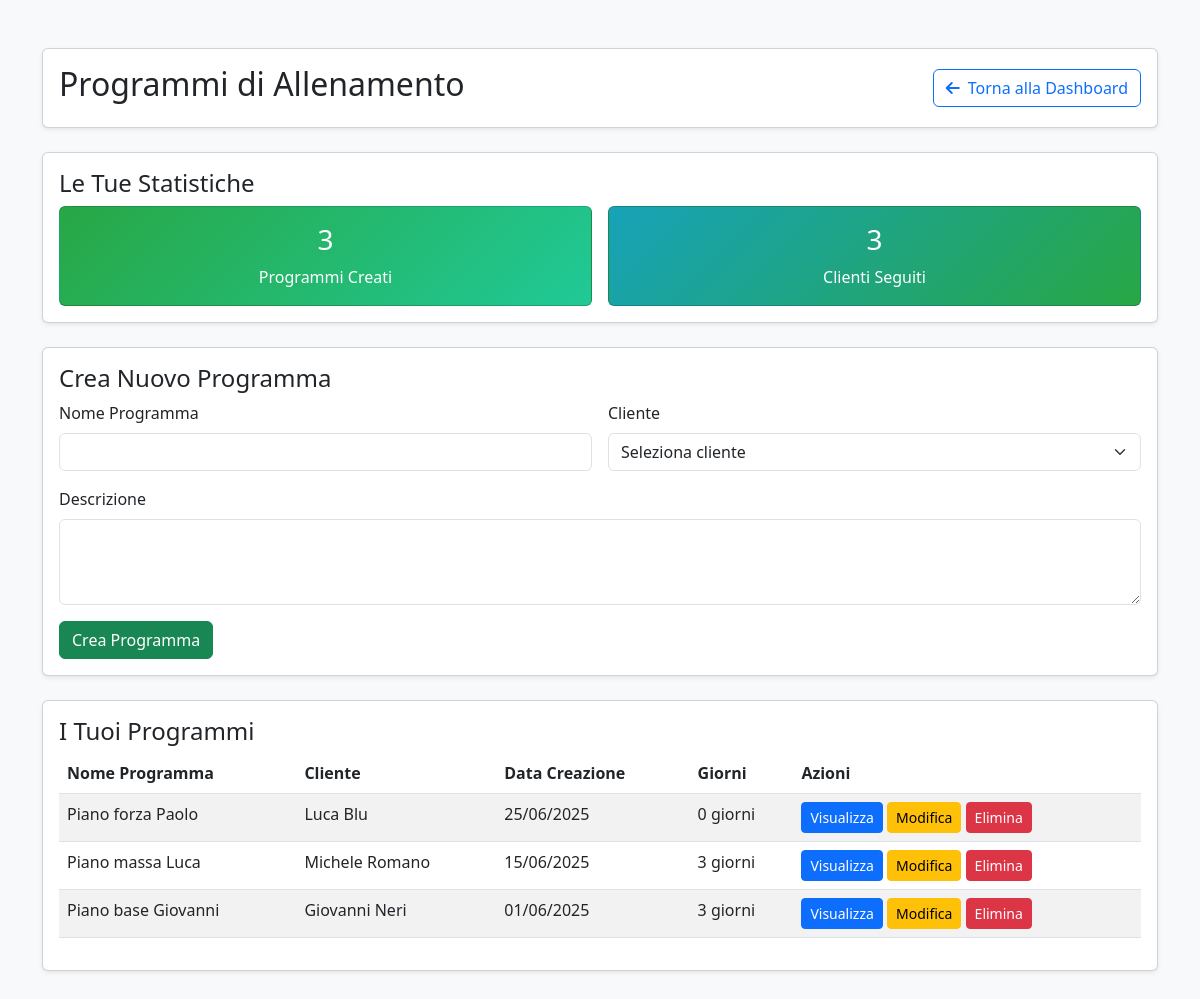
The page /training_schedule.php (signed in) on the database its author committed.
### tables this page shows
CREATE TABLE TRAINING_SCHEDULES (
    trainingScheduleID INT PRIMARY KEY AUTO_INCREMENT,
    name VARCHAR(255) NOT NULL,
    description TEXT,
    creationDate DATE DEFAULT (CURRENT_DATE),
    customerID INT NOT NULL,
    trainerID INT NOT NULL,
    FOREIGN KEY (customerID) REFERENCES USERS(userID) ON DELETE CASCADE,
    FOREIGN KEY (trainerID) REFERENCES USERS(userID) ON DELETE CASCADE
);

CREATE TABLE USERS (
    userID INT PRIMARY KEY AUTO_INCREMENT,
    email VARCHAR(255) UNIQUE NOT NULL,
    password VARCHAR(255) NOT NULL,
    userName VARCHAR(100) NOT NULL,
    firstName VARCHAR(100) NOT NULL,
    lastName VARCHAR(100) NOT NULL,
    birthDate DATE,
    gender ENUM('M', 'F', 'Other'),
    phoneNumber VARCHAR(20),
    role ENUM('customer', 'trainer', 'admin') DEFAULT 'customer'
);

### training_schedule.php (the view, shortened to what this page needs)
<?php
require_once 'config.php';
$trainerID = $_SESSION['userID'];
$stmt = $conn->prepare("
    SELECT ts.*, u.firstName, u.lastName,
           COUNT(td.trainingDayID) as day_count
    FROM TRAINING_SCHEDULES ts
    JOIN USERS u ON ts.customerID = u.userID
    LEFT JOIN TRAINING_DAYS td ON ts.trainingScheduleID = td.trainingScheduleID
    WHERE ts.trainerID = ?
    GROUP BY ts.trainingScheduleID
    ORDER BY ts.creationDate DESC
");
$stmt->bind_param('i', $trainerID);
$stmt->execute();
$schedules = $stmt->get_result()->fetch_all(MYSQLI_ASSOC);
$editSchedule = null;
function getTrainerStats($conn, $trainerID) {
    $stmt = $conn->prepare("SELECT COUNT(*) as total FROM TRAINING_SCHEDULES WHERE trainerID = ?");
    $stmt->bind_param('i', $trainerID);
    $stmt->execute();
    $totalSchedules = $stmt->get_result()->fetch_assoc()['total'];
    $stmt = $conn->prepare("SELECT COUNT(DISTINCT customerID) as count FROM TRAINING_SCHEDULES WHERE trainerID = ?");
    $stmt->bind_param('i', $trainerID);
    $stmt->execute();
    $clientsFollowed = $stmt->get_result()->fetch_assoc()['count'];
    return [
        'totalSchedules' => $totalSchedules,
        'clientsFollowed' => $clientsFollowed
    ];
}
$stats = getTrainerStats($conn, $trainerID);
?>
<!DOCTYPE html>
<html lang="it">
<head>
    <link href="https://cdnjs.cloudflare.com/ajax/libs/bootstrap/5.3.0/css/bootstrap.min.css" rel="stylesheet" />
    <link href="https://cdnjs.cloudflare.com/ajax/libs/font-awesome/6.0.0/css/all.min.css" rel="stylesheet" />
</head>
<body class="bg-light">
<div class="container py-5">
    <div class="card shadow-sm mb-4">
        <div class="card-body">
            <div class="d-flex justify-content-between align-items-center">
                <h2>Programmi di Allenamento</h2>
                <div>
                    <a href="dashboard.php" class="btn btn-outline-primary">
                        <i class="fas fa-arrow-left me-2"></i>Torna alla Dashboard
                    </a>
                </div>
            </div>
        </div>
    </div>
    <?php if (!isset($_GET['view']) && !isset($_GET['view_day'])): ?>
        <div class="card mb-4 shadow-sm">
            <div class="card-body">
                <h4>Le Tue Statistiche</h4>
                <div class="row g-3">
                    <div class="col-md-6">
                        <div class="card text-white h-100" style="background: linear-gradient(135deg, #28a745 0%, #20c997 100%);">
                            <div class="card-body text-center d-flex flex-column justify-content-center">
                                <h3><?= $stats['totalSchedules'] ?></h3>
                                <p class="mb-0">Programmi Creati</p>
                            </div>
                        </div>
                    </div>
                    <div class="col-md-6">
                        <div class="card text-white h-100" style="background: linear-gradient(135deg, #17a2b8 0%, #28a745 100%);">
                            <div class="card-body text-center d-flex flex-column justify-content-center">
                                <h3><?= $stats['clientsFollowed'] ?></h3>
                                <p class="mb-0">Clienti Seguiti</p>
                            </div>
                        </div>
                    </div>
                </div>
            </div>
        </div>
        <div class="card mb-4 shadow-sm">
            <div class="card-body">
                <h4><?= $editSchedule ? 'Modifica Programma' : 'Crea Nuovo Programma' ?></h4>
                <form method="POST" class="row g-3">
                    <div class="col-md-6">
                        <label class="form-label">Nome Programma</label>
                        <input name="name" required class="form-control" type="text"
                               value="<?= $editSchedule ? htmlspecialchars($editSchedule['name']) : (isset($_POST['name']) ? htmlspecialchars($_POST['name']) : '') ?>" />
                    </div>
                    <div class="col-md-6">
                        <label class="form-label">Cliente</label>
                        <select name="customerID" class="form-select" required>
                            <option value="">Seleziona cliente</option>
                        </select>
                    </div>
                    <div class="col-12">
                        <label class="form-label">Descrizione</label>
                        <textarea name="description" required class="form-control" rows="3"></textarea>
                    </div>
                    <div class="col-12">
                        <button name="<?= $editSchedule ? 'update_schedule' : 'add_schedule' ?>" class="btn <?= $editSchedule ? 'btn-warning' : 'btn-success' ?>">
                            <?= $editSchedule ? 'Modifica Programma' : 'Crea Programma' ?>
                        </button>
                    </div>
                </form>
            </div>
        </div>
        <div class="card shadow-sm mb-4">
            <div class="card-body">
                <h4>I Tuoi Programmi</h4>
                <div class="table-responsive">
                    <table class="table table-striped">
                        <thead>
                            <tr>
                                <th>Nome Programma</th><th>Cliente</th><th>Data Creazione</th><th>Giorni</th><th>Azioni</th>
                            </tr>
                        </thead>
                        <tbody>
                            <?php foreach($schedules as $schedule): ?>
                                <tr>
                                    <td><?= htmlspecialchars($schedule['name']) ?></td>
                                    <td><?= htmlspecialchars($schedule['firstName'] . ' ' . $schedule['lastName']) ?></td>
                                    <td><?= date('d/m/Y', strtotime($schedule['creationDate'])) ?></td>
                                    <td><?= $schedule['day_count'] ?> giorni</td>
                                    <td>
                                        <a href="?view=<?= $schedule['trainingScheduleID'] ?>" class="btn btn-sm btn-primary">
                                            Visualizza
                                        </a>
                                        <a href="?edit=<?= $schedule['trainingScheduleID'] ?>" class="btn btn-sm btn-warning">
                                            Modifica
                                        </a>
                                        <form method="POST" style="display:inline" onsubmit="return confirm('Sei sicuro di eliminare questo programma?');">
                                            <button name="delete_schedule" class="btn btn-sm btn-danger">
                                                Elimina
                                            </button>
                                        </form>
                                    </td>
                                </tr>
                            <?php endforeach; ?>
                        </tbody>
                    </table>
                </div>
            </div>
        </div>
    <?php endif; ?>
</div>
</body>
</html>

### rows shown on the page
training_schedules: name "Piano forza Paolo", customerID.lastName "Luca Blu", creationDate "25/06/2025", day_count "0"
training_schedules: name "Piano massa Luca", customerID.lastName "Michele Romano", creationDate "15/06/2025", day_count "3"
training_schedules: name "Piano base Giovanni", customerID.lastName "Giovanni Neri", creationDate "01/06/2025", day_count "3"

### other values the page prints
$stats['totalSchedules'] "3"
$stats['clientsFollowed'] "3"
